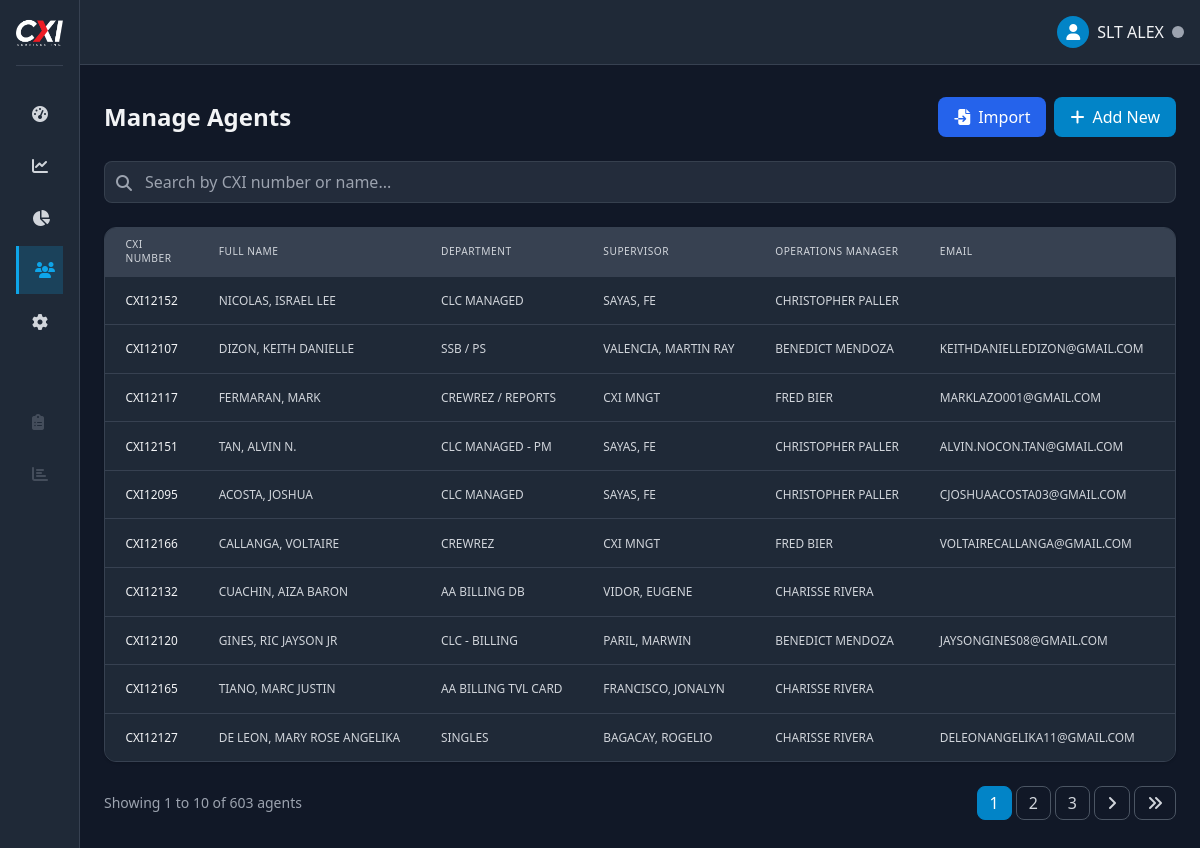
The app's page /admin/employees.php (signed in) with its own data.
### tables this page shows
CREATE TABLE `employees` (
  `id` int(11) NOT NULL,
  `employee_id` varchar(50) NOT NULL,
  `full_name` varchar(100) NOT NULL,
  `department` varchar(50) NOT NULL,
  `supervisor` varchar(100) NOT NULL,
  `operation_manager` varchar(100) NOT NULL,
  `email` varchar(100) DEFAULT NULL,
  `created_at` datetime NOT NULL DEFAULT current_timestamp(),
  `updated_at` datetime NOT NULL DEFAULT current_timestamp() ON UPDATE current_timestamp(),
  `is_active` tinyint(1) DEFAULT 1
);

### admin/partials/employees_table.php (the view, shortened to what this page needs)
<?php
require_once __DIR__ . '/../../includes/functions.php';
$page = isset($_POST['page']) ? (int)$_POST['page'] : (isset($_GET['page']) ? (int)$_GET['page'] : 1);
$page = max($page, 1);
$perPage = 10;
$searchQuery = '';
try {
    $countStmt = $pdo->prepare("SELECT COUNT(*) FROM employees $searchQuery");
    $countStmt->execute();
    $totalEmployees = $countStmt->fetchColumn();
} catch (PDOException $e) {
    $totalEmployees = 0;
}
$totalPages = ceil($totalEmployees / $perPage);
$page = min($page, $totalPages);
$offset = ($page - 1) * $perPage;
try {
    $stmt = $pdo->prepare("SELECT * FROM employees $searchQuery ORDER BY created_at DESC LIMIT :limit OFFSET :offset");
    $stmt->bindValue(':limit', $perPage, PDO::PARAM_INT);
    $stmt->bindValue(':offset', $offset, PDO::PARAM_INT);
    $stmt->execute();
    $employees = $stmt->fetchAll();
} catch (PDOException $e) {
    $employees = [];
}
?>
<div class="bg-gray-800 rounded-xl border border-gray-700 overflow-hidden shadow">
    <div class="overflow-x-auto">
        <table class="min-w-full divide-y divide-gray-700 w-full" style="zoom:85%">
            <thead class="bg-gray-700">
                <tr>
                    <th scope="col" class="px-6 py-3 text-left text-xs font-medium text-gray-300 uppercase tracking-wider">CXI Number</th>
                    <th scope="col" class="px-6 py-3 text-left text-xs font-medium text-gray-300 uppercase tracking-wider">Full Name</th>
                    <th scope="col" class="px-6 py-3 text-left text-xs font-medium text-gray-300 uppercase tracking-wider">Department</th>
                    <th scope="col" class="px-6 py-3 text-left text-xs font-medium text-gray-300 uppercase tracking-wider">Supervisor</th>
                    <th scope="col" class="px-6 py-3 text-left text-xs font-medium text-gray-300 uppercase tracking-wider">Operations Manager</th>
                    <th scope="col" class="px-6 py-3 text-left text-xs font-medium text-gray-300 uppercase tracking-wider">Email</th>
                    <th scope="col" class="px-6 py-3 text-left text-xs font-medium text-gray-300 uppercase tracking-wider">Status</th>
                </tr>
            </thead>
            <tbody class="bg-gray-800 divide-y divide-gray-700">
                <?php if (empty($employees)): ?>
                    <tr>
                        <td colspan="8" class="px-6 py-4 text-center text-gray-400">
                            No agents found
                        </td>
                    </tr>
                <?php else: ?>
                    <?php foreach ($employees as $employee): ?>
                    <tr class="hover:bg-gray-700/50">
                        <td class="px-6 py-4 whitespace-nowrap">
                            <div class="text-sm font-medium text-gray-100" style="text-transform: uppercase;"><?= htmlspecialchars($employee['employee_id']) ?></div>
                        </td>
                        <td class="px-6 py-4 whitespace-nowrap">
                            <div class="text-sm text-gray-300"><?= htmlspecialchars($employee['full_name']) ?></div>
                        </td>
                        <td class="px-6 py-4 whitespace-nowrap">
                            <div class="text-sm text-gray-300" style="text-transform: uppercase;"><?= htmlspecialchars($employee['department']) ?></div>
                        </td>
                        <td class="px-6 py-4 whitespace-nowrap">
                            <div class="text-sm text-gray-300" style="text-transform: uppercase;"><?= htmlspecialchars($employee['supervisor']) ?></div>
                        </td>
                        <td class="px-6 py-4 whitespace-nowrap">
                            <div class="text-sm text-gray-300" style="text-transform: uppercase;"><?= htmlspecialchars($employee['operation_manager']) ?></div>
                        </td>
                        <td class="px-6 py-4 whitespace-nowrap">
                            <div class="text-sm text-gray-300" style="text-transform: uppercase;"><?= htmlspecialchars($employee['email'] ?? '') ?></div>
                        </td>
                        <td class="px-6 py-4 whitespace-nowrap">
                        </td>
                    </tr>
                    <?php endforeach; ?>
                <?php endif; ?>
            </tbody>
        </table>
    </div>
</div>
<?php if ($totalPages > 1): ?>
<div class="mt-6 flex items-center justify-between">
    <div class="text-sm text-gray-400">
        Showing <?= ($offset + 1) ?> to <?= min($offset + $perPage, $totalEmployees) ?> of <?= $totalEmployees ?> agents
    </div>
    <div class="flex gap-1">
        <?php
        $startPage = max(1, $page - 2);
        $endPage = min($totalPages, $page + 2);
        for ($i = $startPage; $i <= $endPage; $i++): ?>
            <a href="#" data-page="<?= $i ?>" class="pagination-link px-3 py-1 rounded-lg border <?= $i == $page ? 'bg-primary-600 border-primary-600 text-white' : 'border-gray-600 text-gray-300 hover:bg-gray-700' ?>">
                <?= $i ?>
            </a>
        <?php endfor; ?>
        <?php if ($page < $totalPages): ?>
            <a href="#" data-page="<?= $page + 1 ?>" class="pagination-link px-3 py-1 rounded-lg border border-gray-600 text-gray-300 hover:bg-gray-700">
                <i class="fas fa-angle-right"></i>
            </a>
            <a href="#" data-page="<?= $totalPages ?>" class="pagination-link px-3 py-1 rounded-lg border border-gray-600 text-gray-300 hover:bg-gray-700">
                <i class="fas fa-angle-double-right"></i>
            </a>
        <?php endif; ?>
    </div>
</div>
<?php endif; ?>

### records on screen
employees: employee "CXI12152", full_name "NICOLAS, ISRAEL LEE", department "CLC MANAGED", supervisor "SAYAS, FE", operation_manager "CHRISTOPHER PALLER"
employees: employee "CXI12107", full_name "DIZON, KEITH DANIELLE", department "SSB / PS", supervisor "VALENCIA, MARTIN RAY", operation_manager "BENEDICT MENDOZA", email "KEITHDANIELLEDIZON@GMAIL.COM"
employees: employee "CXI12117", full_name "FERMARAN, MARK", department "CREWREZ / REPORTS", supervisor "CXI MNGT", operation_manager "FRED BIER", email "MARKLAZO001@GMAIL.COM"
employees: employee "CXI12151", full_name "TAN, ALVIN N.", department "CLC MANAGED - PM", supervisor "SAYAS, FE", operation_manager "CHRISTOPHER PALLER", email "ALVIN.NOCON.TAN@GMAIL.COM"
employees: employee "CXI12095", full_name "ACOSTA, JOSHUA", department "CLC MANAGED", supervisor "SAYAS, FE", operation_manager "CHRISTOPHER PALLER", email "CJOSHUAACOSTA03@GMAIL.COM"
employees: employee "CXI12166", full_name "CALLANGA, VOLTAIRE", department "CREWREZ", supervisor "CXI MNGT", operation_manager "FRED BIER", email "VOLTAIRECALLANGA@GMAIL.COM"
employees: employee "CXI12132", full_name "CUACHIN, AIZA BARON", department "AA BILLING DB", supervisor "VIDOR, EUGENE", operation_manager "CHARISSE RIVERA"
employees: employee "CXI12120", full_name "GINES, RIC JAYSON JR", department "CLC - BILLING", supervisor "PARIL, MARWIN", operation_manager "BENEDICT MENDOZA", email "JAYSONGINES08@GMAIL.COM"
employees: employee "CXI12165", full_name "TIANO, MARC JUSTIN", department "AA BILLING TVL CARD", supervisor "FRANCISCO, JONALYN", operation_manager "CHARISSE RIVERA"
employees: employee "CXI12127", full_name "DE LEON, MARY ROSE ANGELIKA", department "SINGLES", supervisor "BAGACAY, ROGELIO", operation_manager "CHARISSE RIVERA", email "DELEONANGELIKA11@GMAIL.COM"

### other values on screen
$_SESSION['nickname'] "SLT ALEX"
$offset + 1 "1"
min($offset + $perPage, $totalEmployees) "10"
$totalEmployees "603"
